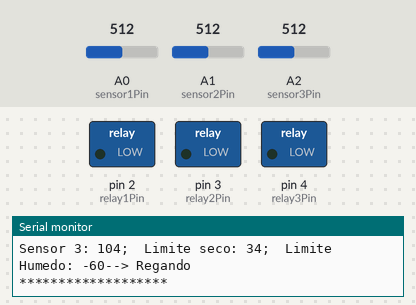
Recording of a sketch running on a simulated Arduino Uno, built with avr-gcc and run on an emulated ATmega328P. Parts: switched loads named in the sketch (green lamp = pin HIGH), the last lines printed to the serial monitor. Inputs (shaded band) come from the test bench; at power-on: A0 (sensor1Pin) = 512, A1 (sensor2Pin) = 512, A2 (sensor3Pin) = 512.

Above: at 5.9 s.
6.0 s: A0 (sensor1Pin) set to 73
12.1 s: A0 (sensor1Pin) set to 61
At 16.6 s:
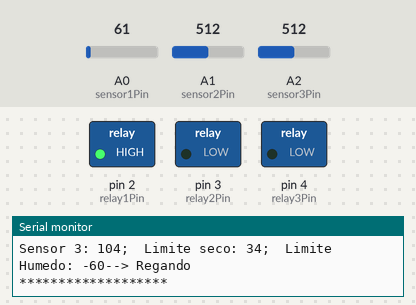
18.2 s: A1 (sensor2Pin) set to 116
24.3 s: A1 (sensor2Pin) set to 100
At 26.6 s:
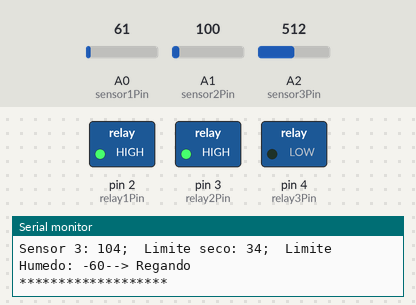
30.4 s: A2 (sensor3Pin) set to 22
41.5 s: A2 (sensor3Pin) set to 19
At 47.2 s:
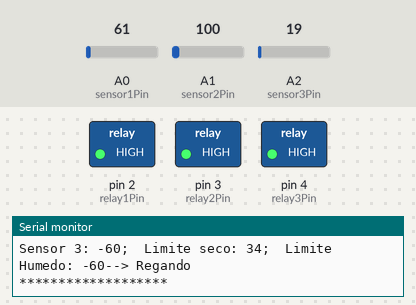
Timing chart, 0 to 48.7 s (numbered marks = the images above; inputs shaded):
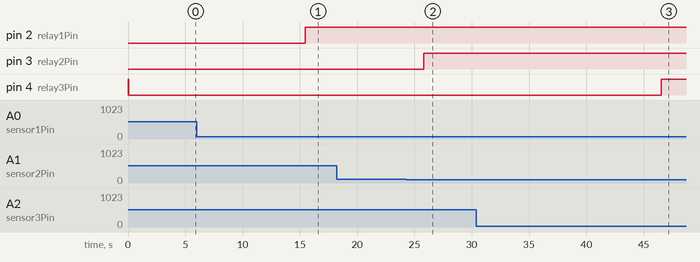

The sketch:

autoriego.ino
```cpp
int sensor1Pin = A0;    // select the input pin for the humidity sensor 1
int sensor2Pin = A1;    // select the input pin for the humidity sensor 2
int sensor3Pin = A2;    // select the input pin for the humidity sensor 3


int relay1Pin = 2;      // select the pin for the relay 1  ---> Activar Relay
int relay2Pin = 3;      // select the pin for the relay 2
int relay3Pin = 4;      // select the pin for the relay 3


int sensorValue;  // variable to store the value coming from the sensor
int secco; // variable to store the value coming from the mapping of sensorValue
int input;

const int buttonPin=6;
int buttonState=0;
bool botton_ON=false;


int LIMITE_HUMEDO[3] = {-45, -30,-60};
int LIMITE_SECO[3] = {22,-19 , 34};
int NUM_SENSOR[3] = {1,2,3};


bool isWatering[3] = {false, false, false};

bool IS_TEST=true;


void setup() {
  Serial.begin(9600);
  // declare the relay1Pin as an OUTPUT:
  pinMode(relay1Pin, OUTPUT);
  pinMode(relay2Pin, OUTPUT);
  pinMode(relay3Pin, OUTPUT);
  pinMode(buttonPin, INPUT);


  //Disable relays (HIGH)
  digitalWrite(relay1Pin, HIGH);
  digitalWrite(relay2Pin, HIGH);
  digitalWrite(relay3Pin, HIGH);


  IS_TEST=true;

}

void loop() {

  //CHECK MESURES: FOR TEST
  //doCheckMesure();

  //MAIN CONTROL
  doTask();


  delay(5000); // delay in between reads for stability
}


void doTask(){
  task(sensor1Pin, relay1Pin, 1);
  task(sensor2Pin, relay2Pin, 2);
  task(sensor3Pin, relay3Pin, 3);
  if(IS_TEST){
     Serial.println();
     Serial.println("*******************");
  }

}


void task (int sensor, int relay, int numSensor) {

  int limiteSeco=LIMITE_SECO[numSensor-1];
  int limiteHumedo=LIMITE_HUMEDO[numSensor-1];
  bool regando = isWatering[numSensor-1];

  sensorValue = analogRead(sensor);
  secco = map( sensorValue, 200,500, 0,100);


  if (secco >= limiteSeco && !regando){
     digitalWrite(relay, LOW);    //to activate the solenoid valve relay
     isWatering[numSensor-1]=true;

   }
   else if (secco <= limiteHumedo && regando){
     digitalWrite(relay, HIGH);
     isWatering[numSensor-1]=false;

   }

   if(IS_TEST){
     printResult(numSensor, regando, secco, limiteSeco, limiteHumedo );
   }
}

void printResult(int numSensor, bool regando, int secco, int limiteSeco, int limiteHumedo){
  String estaRegando = "NO regando";
  if(regando){
      estaRegando = "Regando";
  }
  Serial.print("Sensor ");
  Serial.print(numSensor);
  Serial.print(": ");
  Serial.print(secco);
  Serial.print(";  Limite seco: ");
  Serial.print(limiteSeco);
  Serial.print(";  Limite Humedo: ");
  Serial.print(limiteHumedo);
  Serial.print("--> ");
  Serial.println(estaRegando);
}

void doCheckMesure(){

  checkMesure(sensor1Pin, NUM_SENSOR[0]);
  checkMesure(sensor2Pin, NUM_SENSOR[1]);
  checkMesure(sensor3Pin, NUM_SENSOR[2]);
  Serial.println();
  Serial.println("*******************");

}

void checkMesure(int sensor, int numSensor){
  sensorValue = analogRead(sensor);
  secco = map( sensorValue, 200,500, 0,100);

  Serial.print("Sensor ");
  Serial.print(numSensor);
  Serial.print(": ");
  Serial.println(secco);
}
```

Measured:
- the behaviour switches between 66 and 65 on A0 (sensor1Pin) (found by bisection; images 0 and 1)
- the behaviour switches between 111 and 110 on A1 (sensor2Pin) (found by bisection; images 1 and 2)
- the behaviour switches between 21 and 20 on A2 (sensor3Pin) (found by bisection; images 2 and 3)
- after the input at 12.1 s, pin 2 (relay1Pin): LOW → HIGH after 3.4 s
- after the input at 24.3 s, pin 3 (relay2Pin): LOW → HIGH after 1.5 s
- after the input at 41.5 s, pin 4 (relay3Pin): LOW → HIGH after 5.1 s
